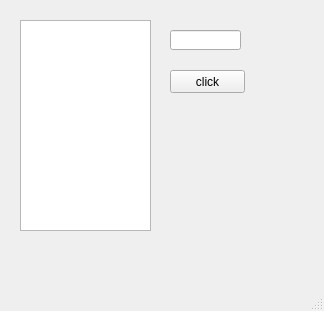
<?xml version="1.0" encoding="UTF-8"?>
<ui version="4.0">
 <class>MainWindow</class>
 <widget class="QMainWindow" name="MainWindow">
  <property name="geometry">
   <rect>
    <x>0</x>
    <y>0</y>
    <width>324</width>
    <height>311</height>
   </rect>
  </property>
  <property name="windowTitle">
   <string>MainWindow</string>
  </property>
  <widget class="QWidget" name="centralwidget">
   <widget class="QTextEdit" name="te">
    <property name="geometry">
     <rect>
      <x>20</x>
      <y>20</y>
      <width>131</width>
      <height>211</height>
     </rect>
    </property>
   </widget>
   <widget class="QPushButton" name="pb">
    <property name="geometry">
     <rect>
      <x>170</x>
      <y>70</y>
      <width>75</width>
      <height>23</height>
     </rect>
    </property>
    <property name="text">
     <string>click</string>
    </property>
   </widget>
   <widget class="QLineEdit" name="le">
    <property name="geometry">
     <rect>
      <x>170</x>
      <y>30</y>
      <width>71</width>
      <height>20</height>
     </rect>
    </property>
   </widget>
  </widget>
  <widget class="QMenuBar" name="menubar">
   <property name="geometry">
    <rect>
     <x>0</x>
     <y>0</y>
     <width>324</width>
     <height>21</height>
    </rect>
   </property>
  </widget>
  <widget class="QStatusBar" name="statusbar"/>
 </widget>
 <resources/>
 <connections/>
</ui>
